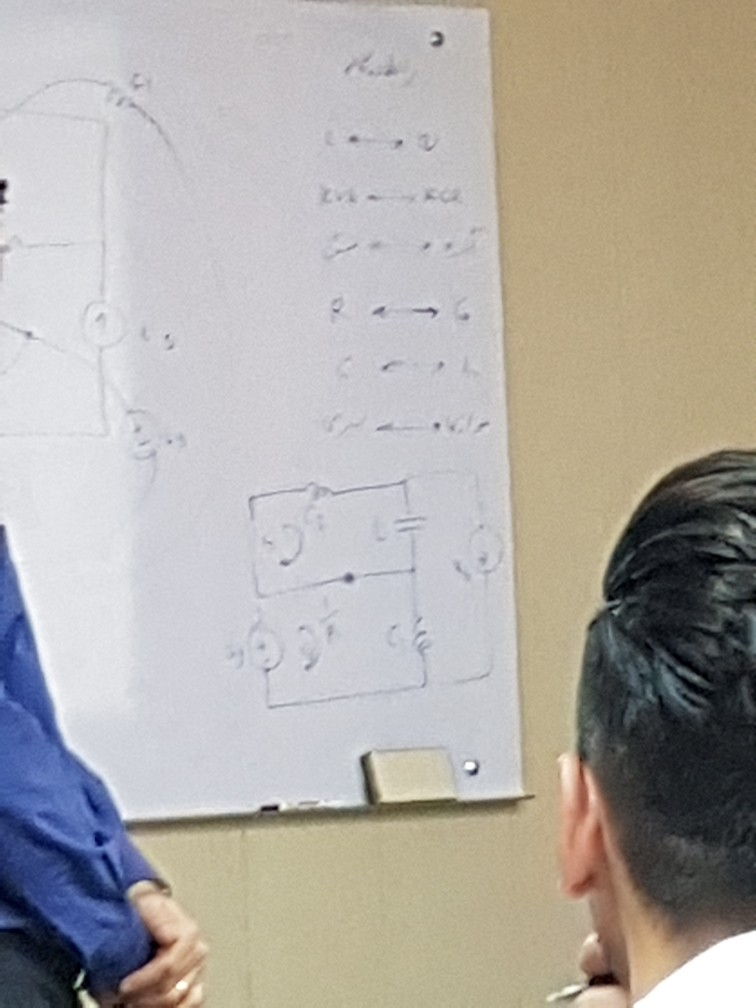
#> input picture hello.jpg, 756 x 1008 px, given in place of yourPicture.jpg, which was not available
$ python CombinePictures.py   (older library calls are emulated)
#> lines starting #> are read from the running program, lines starting #| are printed output that depends on the picture; pictures that were not available may be replaced by others from this repository, and a replacement may not be noted
from PIL import Image

background = Image.open("yourPicture.jpg")
#> background is the input picture: PIL image 756x1008 RGB; mean R, G, B 175.7, 171.1, 165.7
width, height = background.size
#> width = 756; height = 1008

foreground = Image.open("Template.png")
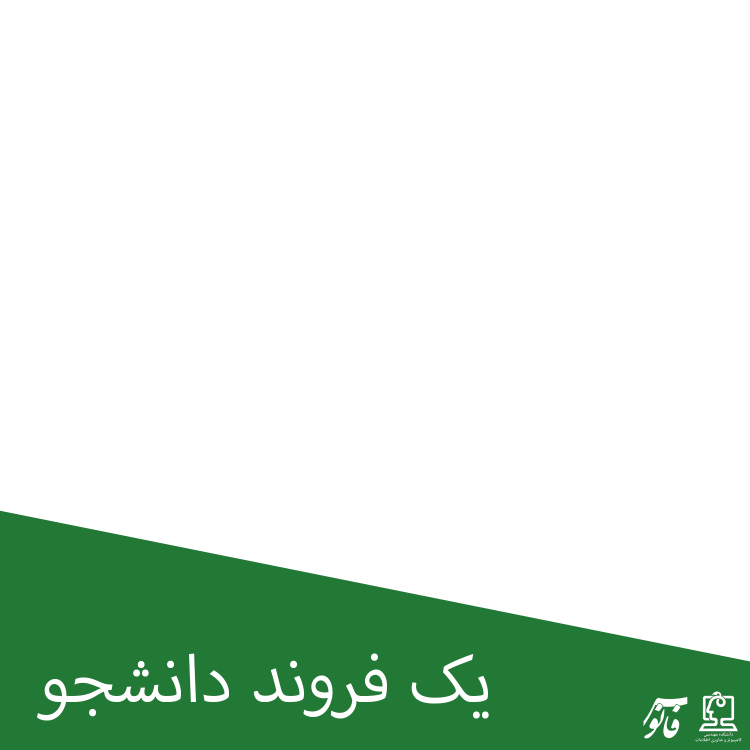
#> input picture Template.png, 1500 x 1500 px (shown at 1/2 size)
#> foreground is the input picture: PIL image 1500x1500 RGBA; mean R, G, B, A 187.1, 213.8, 193.2, 55.7
foreground = foreground.resize((width, height), Image.ANTIALIAS)
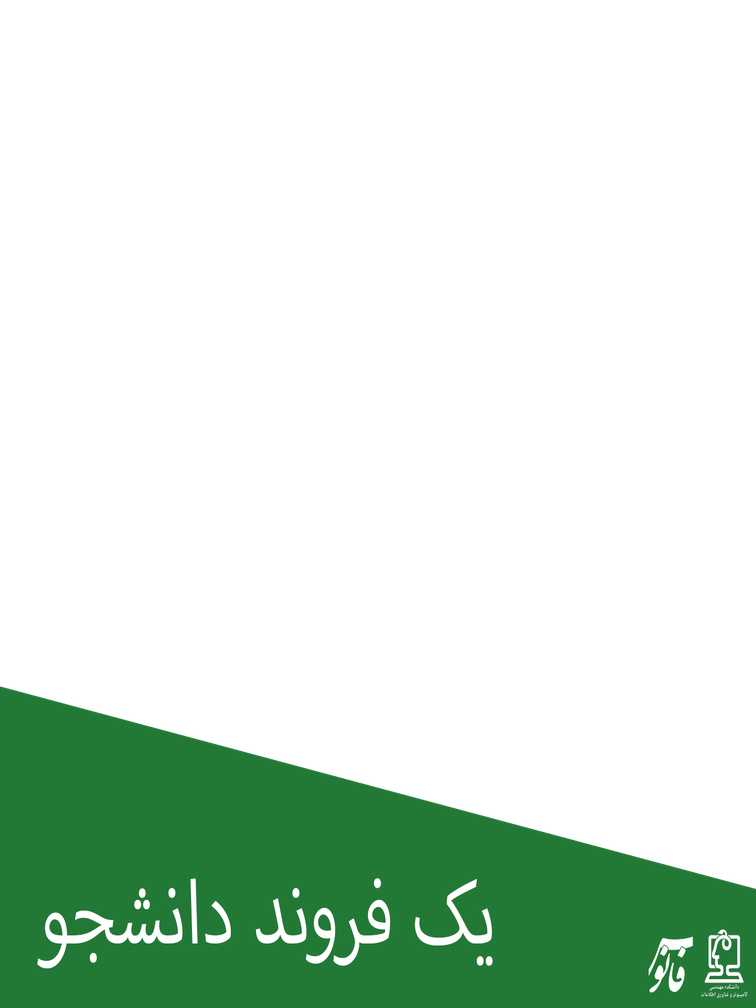
#> foreground: PIL image 756x1008 RGBA; mean R, G, B, A 9.9, 28.1, 14.1, 55.7; transparent parts drawn white

background.paste(foreground, (0, 0), foreground)
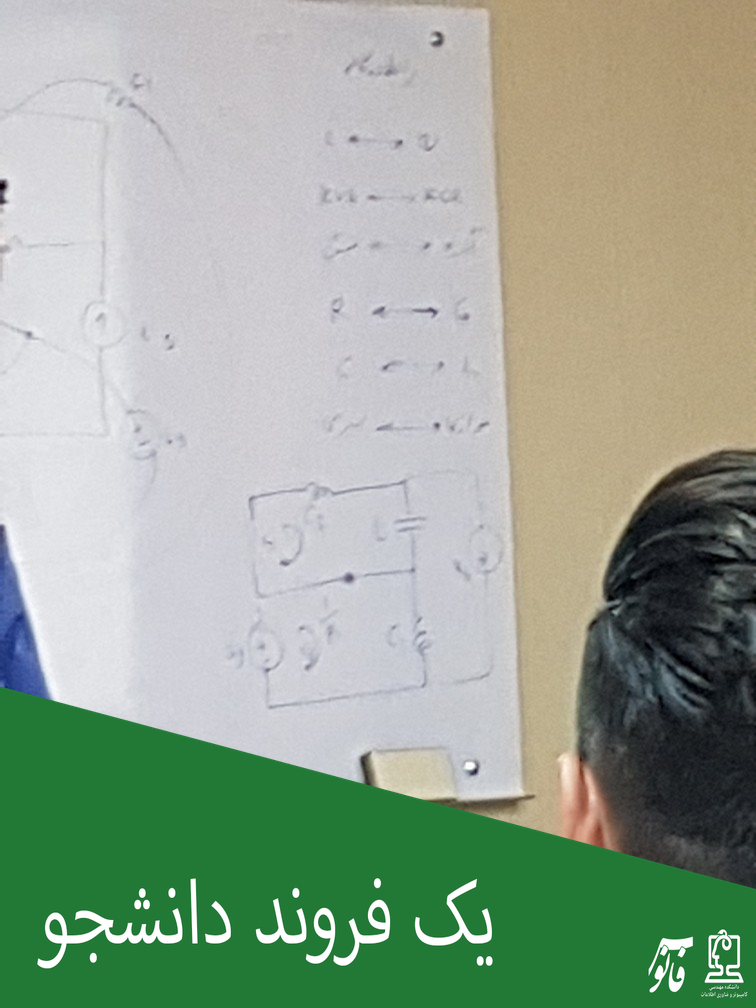
#> background: PIL image 756x1008 RGB; mean R, G, B 151.7, 166.2, 148.2
background.save("result.jpg")
background.show()
